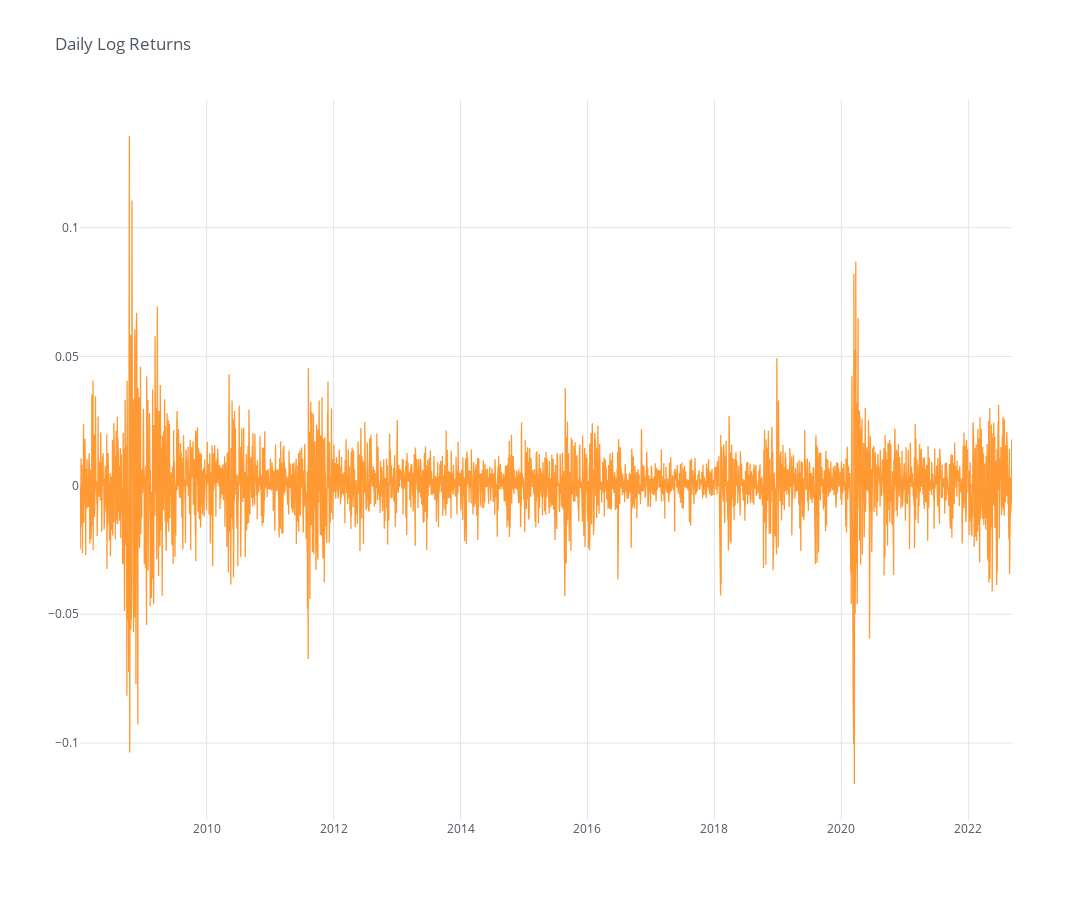

Notebook source saved alongside this figure:
### Markdown cell above
## Log-Return: SPY

### Code cell
# Plot Returns
daily_returns.iplot(title='Daily Log Returns')

### Figure 1 — Plotly figure (JSON) as saved in the notebook; plotly's stock layout.template omitted (floating-point values rounded to 4 significant figures; data arrays with more than 128 entries replaced by an {"elided": "..."} marker saying what was removed)
{"data": [{"line": {"color": "rgba(255, 153, 51, 1.0)", "dash": "solid", "shape": "linear", "width": 1.3}, "mode": "lines", "name": "Close", "text": "", "type": "scatter", "x": {"elided": "3698 str values"}, "y": {"elided": "3698 float values"}}], "layout": {"height": 900, "legend": {"bgcolor": "#FFFFFF", "font": {"color": "#4D5663"}}, "paper_bgcolor": "#FFFFFF", "plot_bgcolor": "#FFFFFF", "title": {"font": {"color": "#4D5663"}, "text": "Daily Log Returns"}, "width": 1200, "xaxis": {"autorange": true, "gridcolor": "#E1E5ED", "range": ["2008-01-03", "2022-09-09"], "showgrid": true, "tickfont": {"color": "#4D5663"}, "title": {"font": {"color": "#4D5663"}, "text": ""}, "type": "date", "zerolinecolor": "#E1E5ED"}, "yaxis": {"autorange": true, "gridcolor": "#E1E5ED", "range": [-0.1299, 0.1495], "showgrid": true, "tickfont": {"color": "#4D5663"}, "title": {"font": {"color": "#4D5663"}, "text": ""}, "type": "linear", "zerolinecolor": "#E1E5ED"}}}
